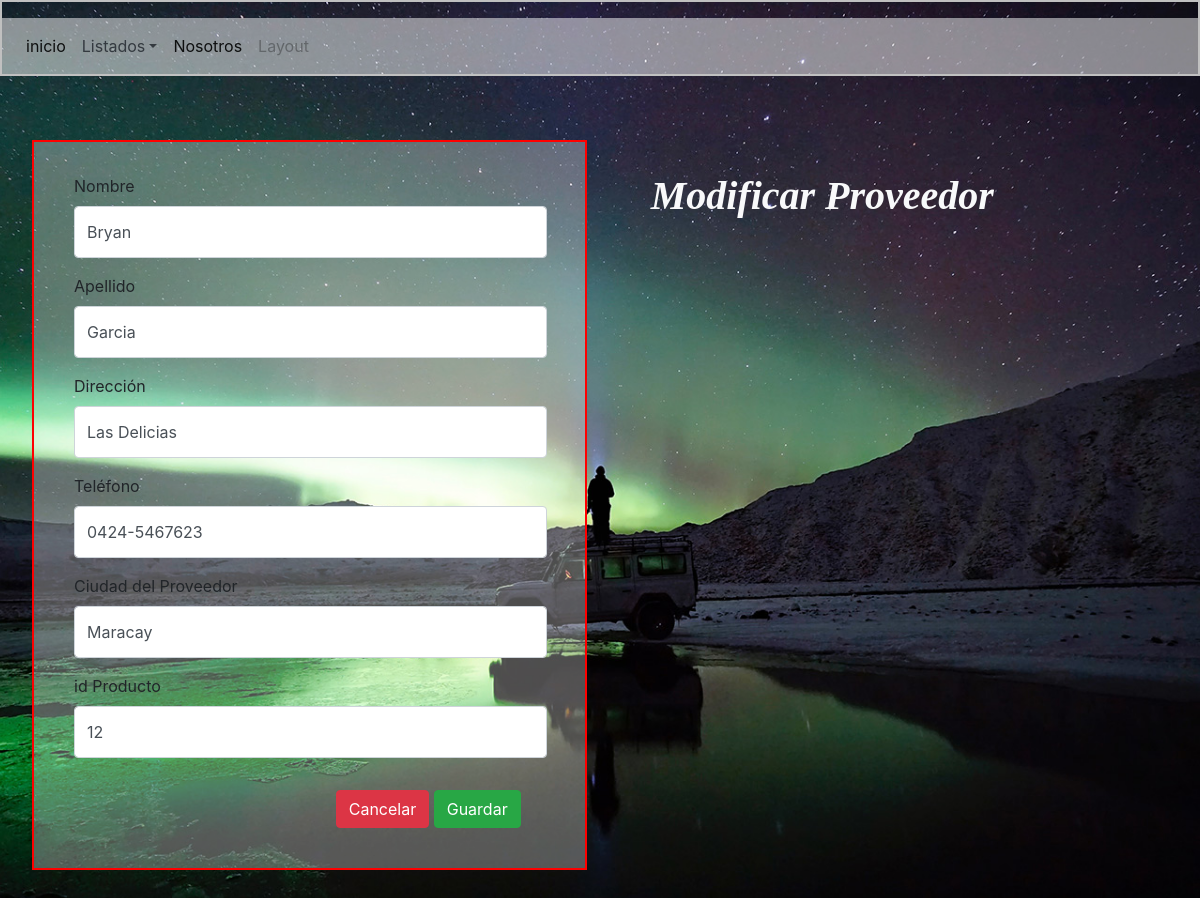
The page /App/Views/crudProov/editar.php?id=2228 on the database its author committed.
### tables this page shows
CREATE TABLE `proveedor` (
  `id_proveedor` int(8) NOT NULL,
  `nombre` text NOT NULL,
  `apellido` text NOT NULL,
  `direccion` text NOT NULL,
  `telefono` text NOT NULL,
  `ciudad_prove` varchar(50) NOT NULL,
  `id_Producto` int(6) NOT NULL
);

### App/Models/conex.php (called while the page is built)
<?php
class Conex{
	public static function Conection(){
		try{
		$conex = new PDO('mysql:host=localhost;dbname=sistema', "root", "", array(PDO::MYSQL_ATTR_INIT_COMMAND => "SET NAMES utf8"));
		return $conex;
			} catch(Exception $e){
				echo "Error presente en ".$e->getMessage();
		}
	}
}
?>

### App/Views/crudProov/editar.php (the view, shortened to what this page needs)
<?php
require "../../Models/conex.php";
$id = $_GET['id'];
$cox = new Conex();
$sentencia = $cox->Conection()->prepare('SELECT * FROM proveedor WHERE id_proveedor = ?;');
$result = $sentencia->execute([$id]);
$proveedor = $sentencia->fetch(PDO::FETCH_OBJ);
?>
<!DOCTYPE html>
<html lang="es">
<head>
  <link rel="stylesheet" type="text/css" href="../../../css/bootstrap.min.css">
  <link rel="stylesheet" type="text/css" href="../../../css/style.css">
</head>
<body style="background-image: url('../../../img/slide02.jpg'); background-size: cover; background-attachment: fixed; background-position: center;">
  <header>
    <div class="encabezado">
<nav class="navbar navbar-expand-lg navbar-light mt-3" style="background-color: rgba( 255, 255, 255, .5);
">
  <div class="collapse navbar-collapse" id="navbarSupportedContent">
    <ul class="navbar-nav mr-auto">
      <li class="nav-item active">
        <a class="nav-link" href="../../../index.php">inicio</a>
      </li>
      <li class="nav-item dropdown">
       <a class="nav-link text-dark dropdown-toggle" href="#" id="navbarDropdown" role="button" data-toggle="dropdown" aria-haspopup="true" aria-expanded="false">Listados</a>
      </li>
       <li class="nav-item active">
        <a class="nav-link" href="#">Nosotros</a>
      </li>
      <li class="nav-item">
        <a class="nav-link disabled" href="#" tabindex="-1" aria-disabled="true">Layout</a>
      </li>
    </ul>
  </div>
</nav>
    </div>
  </header>
<section class="p-3 d-flex">
<form action="modificar.php" method="POST" accept-charset="utf-8" class="m-3 col-5 p-3 pr-5 pb-4" style="background-color: rgba(255, 255, 255, 0.3); border: 2px solid red">
<div class="m-3 ml-4">
<label for="nombre2">Nombre</label>
<input type="text" name="nombre2" class="form-control" value="<?php echo $proveedor->nombre; ?>">
</div>
<div class="m-3 ml-4">
<label for="apellido2">Apellido</label>
<input type="text" name="apellido2" class="form-control" value="<?php echo $proveedor->apellido; ?>">
</div>
<div class="m-3 ml-4">
<label for="direccion2">Dirección</label>
<input type="text" name="direccion2" class="form-control" value="<?php echo $proveedor->direccion; ?>">
</div>
<div class="m-3 ml-4">
<label for="telefono2">Teléfono</label>
<input type="text" name="telefono2" class="form-control" value="<?php echo $proveedor->telefono; ?>">
</div>
<div class="m-3 ml-4">
<label for="ciudad_prove2">Ciudad del Proveedor</label>
<input type="text" name="ciudad_prove2" class="form-control" value="<?php echo $proveedor->ciudad_prove; ?>">
</div>
<div class="m-3 ml-4">
<label for="id_Producto2">id Producto</label>
<input type="num" name="id_Producto2" class="form-control" value="<?php echo $proveedor->id_Producto; ?>">
</div>
<div class="float-right p-3">
<input type="reset" value="Cancelar" class="btn btn-danger">
<input type="submit" value="Guardar" class="btn btn-success">
</div>
  </form>
<div class="p-5">
  <h1 class="text-center font-italic font-weight-bold text-light">Modificar Proveedor</h1>
</div>
  </section>
</body>
</html>

### css/style.css (style rules this page uses)
*, *:before, *:after { box-sizing: inherit; }
h1 { font-family: 'Georgia', 'Times New Roman', serif; }
.encabezado { margin-bottom: 2rem; margin-top: 0; border: 2px solid silver; }

### rows shown on the page
proveedor: nombre2 "Bryan", apellido2 "Garcia", direccion2 "Las Delicias", telefono2 "0424-5467623", ciudad_prove2 "Maracay", id_Producto2 "12"
